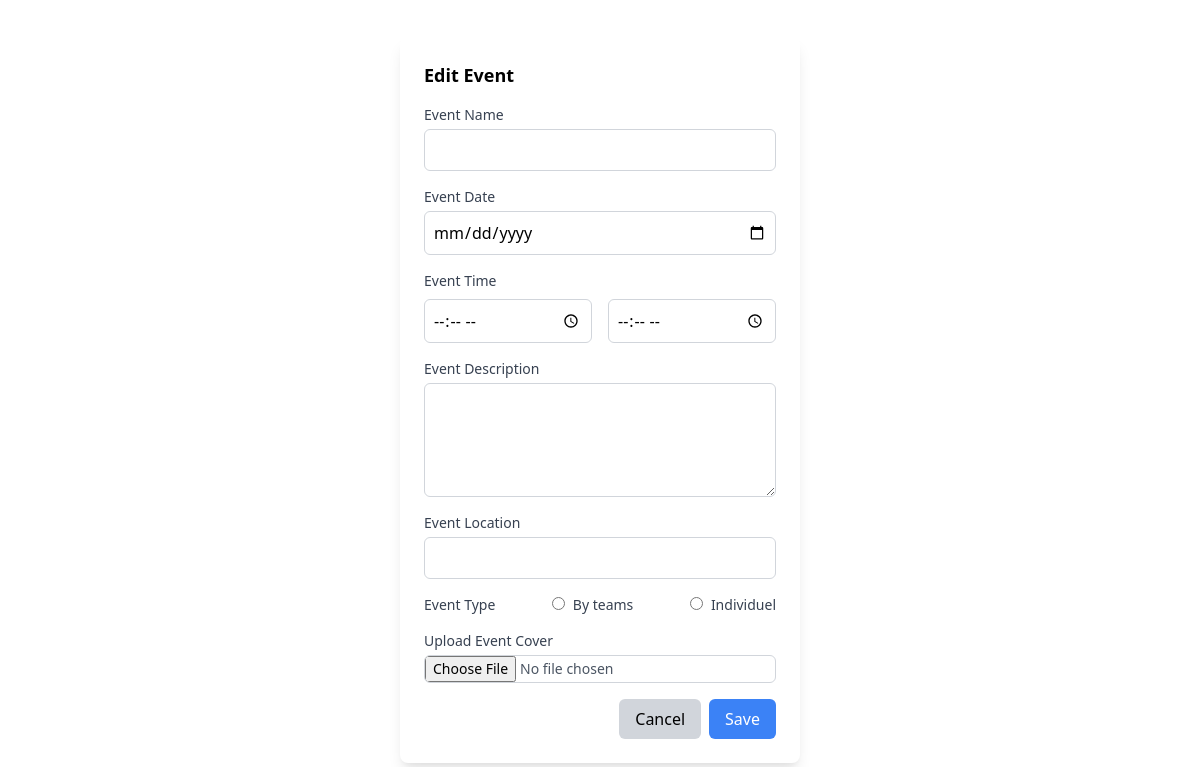
/daskboard/editEvent.php, run on an earlier commit of the app's database.
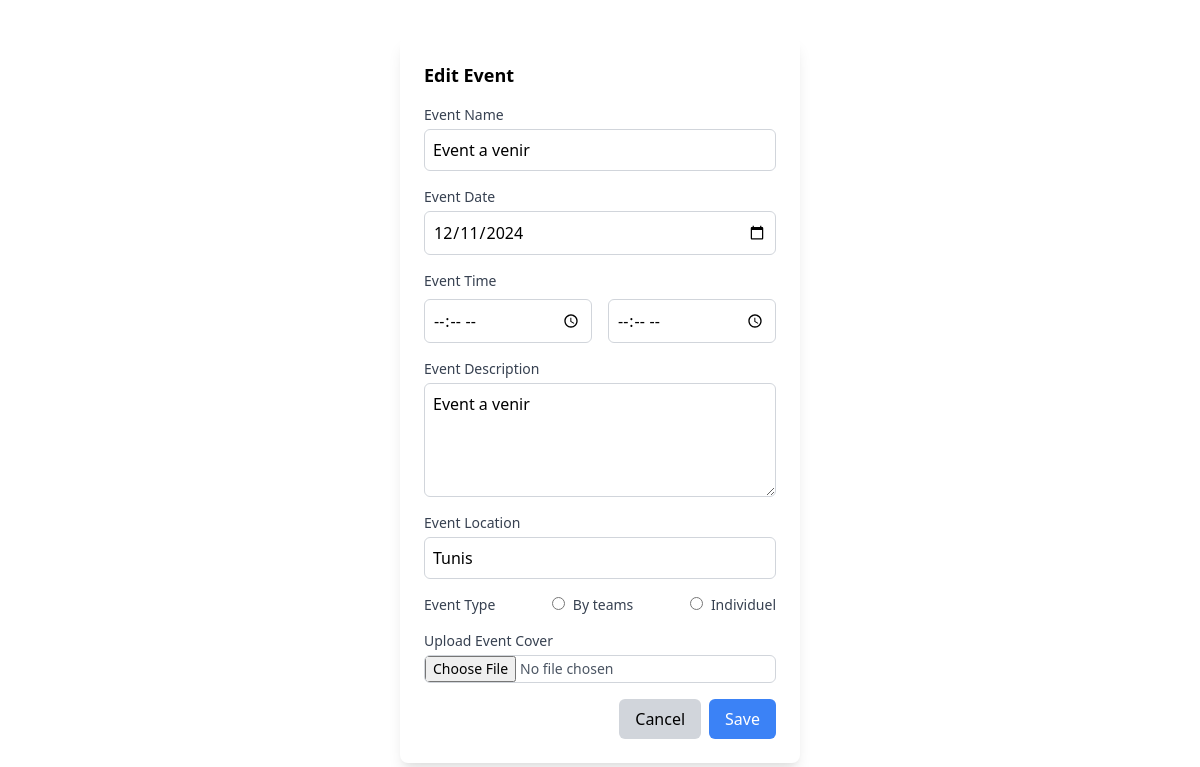
And on a later commit of the database.
### tables this page shows
CREATE TABLE `evenements` (
  `IDevent` int(11) NOT NULL,
  `Nom` varchar(20) NOT NULL,
  `Description` varchar(1000) NOT NULL,
  `Location` varchar(100) NOT NULL,
  `Date` date NOT NULL,
  `startTime` time NOT NULL,
  `endTime` time NOT NULL,
  `eventType` varchar(20) NOT NULL,
  `Status` varchar(20) NOT NULL,
  `eventImage` blob NOT NULL
);

### daskboard/editEvent.php (the view, shortened to what this page needs)
<!DOCTYPE html>
<html lang="en">
<head>
    <link href="https://cdnjs.cloudflare.com/ajax/libs/tailwindcss/2.2.19/tailwind.min.css" rel="stylesheet">
</head>
<body>
    <?php
    include "conn.php";
    $eventID = $_GET["eventID"];
    $req = "select * from evenements where IDevent = '$eventID'";
    $res = mysqli_query($conn, $req);
    if($row = mysqli_fetch_assoc($res)) {
        $eventName = $row['Nom'];
        $eventDate = $row['Date'];
        $eventStartTime = $row['startTime'];
        $eventEndTime = $row['endTime'];
        $eventDescription = $row['Description'];
        $eventLocation = $row['Location'];
    }
    ?>
    <div id="editModalBackdrop"
                    class=" my-8 w-100 fixed inset-0 flex items-center justify-center">
                    <div class="bg-white rounded-lg shadow-lg w-1/3 p-6">
                        <h2 class="text-lg font-semibold mb-4">Edit Event</h2>
                        <form id="eventForm" action="editEventAction.php?eventID=<?php echo($eventID) ?>" method="post">
                            <div class="mb-4">
                                <label for="eventName" class="block text-sm font-medium text-gray-700">Event
                                    Name</label>
                                <input type="text" id="editEventName" name="eventName" value="<?php echo($eventName) ?>"
                                    class="mt-1 p-2 block w-full border border-gray-300 rounded-md focus:ring-blue-500 focus:border-blue-500"
                                    required>
                            </div>
                            <div class="mb-4">
                                <label for="eventDate" class="block text-sm font-medium text-gray-700">Event
                                    Date</label>
                                <input type="date" id="editEventDate" name="eventDate" value="<?php echo($eventDate) ?>"
                                    class="mt-1 p-2 block w-full border border-gray-300 rounded-md focus:ring-blue-500 focus:border-blue-500"
                                    required>
                            </div>
                            <div class="mb-4">
                                <label class="block text-sm font-medium text-gray-700">Event Time</label>
                                <div class="flex gap-4 mt-2">
                                    <div class="w-1/2">
                                        <input type="time" id="editStartTime" name="startTime" value="<?php echo($eventStartTime) ?>"
                                            class="p-2 border border-gray-300 rounded-md w-full focus:ring-blue-500 focus:border-blue-500"
                                            required>
                                    </div>
                                    <div class="w-1/2">
                                        <input type="time" id="editEndTime" name="endTime" value="<?php echo($eventEndTime) ?>"
                                            class="p-2 border border-gray-300 rounded-md w-full focus:ring-blue-500 focus:border-blue-500"
                                            required>
                                    </div>
                                </div>
                            </div>
                            <div class="mb-4">
                                <label for="eventDescription" class="block text-sm font-medium text-gray-700">Event
                                    Description</label>
                                <textarea id="editEventDescription" name="eventDescription" rows="4"
                                    class="mt-1 p-2 block w-full border border-gray-300 rounded-md focus:ring-blue-500 focus:border-blue-500"
                                    required><?php echo($eventDescription) ?></textarea>
                            </div>
                            <div class="mb-4">
                                <label for="eventPlace" class="block text-sm font-medium text-gray-700">Event
                                    Location</label>
                                <input type="text" id="editEventPlace" name="eventPlace" value="<?php echo($eventLocation) ?>"
                                    class="mt-1 p-2 block w-full border border-gray-300 rounded-md focus:ring-blue-500 focus:border-blue-500"
                                    required>
                            </div>
                            <div class="mb-4 flex justify-between">
                                <label for="eventPlace" class="block text-sm font-medium text-gray-700">Event
                                    Type</label>
                                <label class="text-sm font-medium text-gray-700"><input type="radio" class="mr-2"
                                        name="eventType" id="type" value="Teams">By teams</label>
                                <label class=" text-sm font-medium text-gray-700" for=""><input type="radio"
                                        class="mr-2" name="eventType" id="type" value="Solo">Individuel</label>
                            </div>
                            <div class="mb-4">
                                <label for="eventImage" class="block text-sm font-medium text-gray-700">Upload Event
                                    Cover</label>
                                <input type="file" id="eventImage" name="eventImage" accept="image/*"
                                    class="mt-1 block w-full text-sm text-gray-600 border border-gray-300 rounded-md focus:ring-blue-500 focus:border-blue-500">
                            </div>
                            <div class="flex justify-end">
                                <button type="button" id="closeEditModalButton"
                                    class="px-4 py-2 mr-2 bg-gray-300 rounded-md hover:bg-gray-400 focus:outline-none">
                                    Cancel
                                </button>
                                <button type="submit"
                                    class="px-4 py-2 bg-blue-500 text-white rounded-md hover:bg-blue-600 focus:outline-none">
                                    Save
                                </button>
                            </div>
                        </form>
                    </div>
                </div>
</body>
</html>

What changed in the data, as far as the page shows it:
added evenements: eventName "Event a venir", eventDate "12/11/2024", eventDescription "Event a venir", eventPlace "Tunis"
